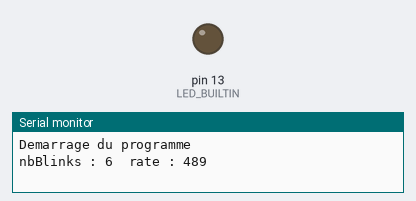
A sketch run on a simulated Arduino Uno, built with avr-gcc and run on an emulated ATmega328P. Parts: output pins drawn as LEDs (lit = HIGH), the last lines printed to the serial monitor. Random numbers use the default seed unless the sketch sets one.

Above: at 0.24 s.
At 31.0 s:
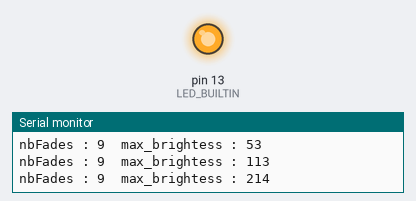
Timing chart, 0 to 40.0 s (numbered marks = the images above):
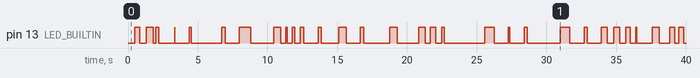

The sketch:

c02_etat_intermediaire.ino
```cpp
//Exemple de changement d'état de l'application
// Auteur : NB 20230126

unsigned long currentTime = 0;

int appState = 0;  // État de l'application
int ledState = LOW; // État du LED

void setup() {
  Serial.begin(9600);

  pinMode (LED_BUILTIN, OUTPUT);

  randomSeed(analogRead(A0));
  Serial.println("Demarrage du programme");
}

void etatDeClown() {
  static int counter = 0;
  static int nbBlinks = random(1, 10);

  int rate = random(50, 500);

    // Première exécution
  if (counter == 0) {
    Serial.print("nbBlinks : ");
    Serial.print(nbBlinks);
    Serial.print("\trate : ");
    Serial.println(rate);
  }

  digitalWrite(LED_BUILTIN, ledState);

  ledState = !ledState;

  delay(rate);
  counter++;

  if (counter > nbBlinks) {
    nbBlinks = random(1, 10);
    counter = 0;
    appState = 1;
    Serial.println("etatTDAH");
  }
}

void etatTDAH() {
  static int counter = 0;
  static int nbFades = random(1, 10);
  static int brightness = 0;
  static int max_brightness = random(20, 255);

  // Première exécution
  if (brightness == 0) {
    Serial.print("nbFades : ");
    Serial.print(nbFades);
    Serial.print("\tmax_brightess : ");
    Serial.println(max_brightness);
  }

  analogWrite(LED_BUILTIN, brightness);

  brightness++;

  delay(8);

  if (brightness > max_brightness) {
    max_brightness = random(20, 255);
    brightness = 0;
    counter++;
  }

  if (counter > nbFades) {
    nbFades = random(1, 10);
    counter = 0;
    appState = 0;
    Serial.println("etatDeClown");
  }
}

void loop() {
  currentTime = millis();

  switch(appState) {
    case 0:
      etatDeClown();
      break;
    case 1:
      etatTDAH();
      break;
  }


}
```

Measured:
- by itself, pin 13 (LED_BUILTIN): LOW → HIGH at 0.49 s, → LOW 0.33 s later, → HIGH 0.50 s later, → LOW 0.48 s later, … (60 changes in this stretch)
